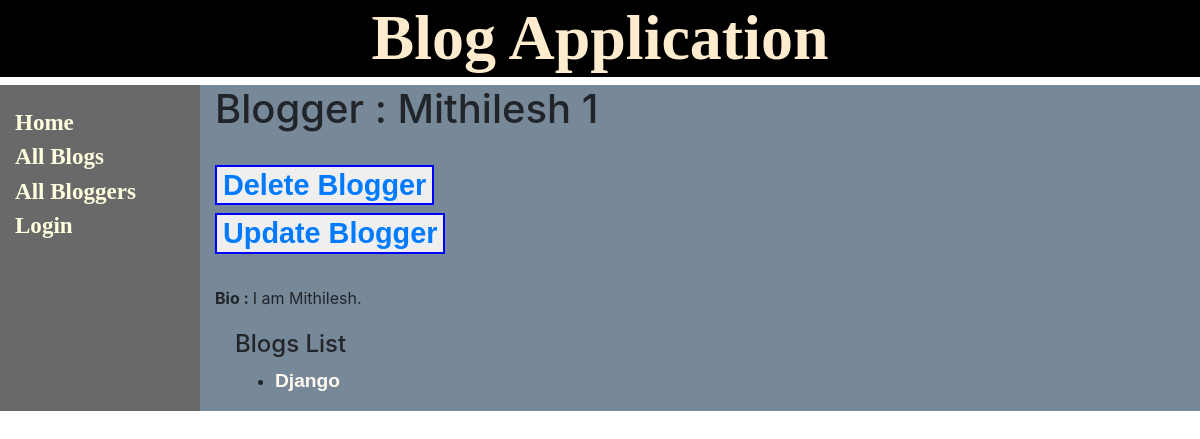
The page /blog/bloggers/1 on the database its author committed.
### blog/models.py (models this page shows, shortened)
class Blogger(models.Model):
    name = models.CharField(max_length=200, null=False, blank=False)
    bio = models.CharField(max_length=500, null=False, blank=False)

class Blog(models.Model):
    title = models.CharField(max_length=200, null=False, blank=False)
    post_date = models.DateField(null=False, blank=False)
    blogger = models.ForeignKey('Blogger', on_delete=models.SET_NULL, null=True)
    description = models.CharField(max_length=500, null=False, blank=False)
    def get_absolute_url(self):
        return reverse('blog-detail', args=[str(self.id)])

### blog/views.py (the view)
# urls.py: path('bloggers/<int:pk>', views.BloggerDetailView.as_view(), name='blogger-detail'),
class BloggerDetailView(generic.DetailView):
    model = Blogger

### blog/templates/blog/blogger_detail.html
{% extends "base_generic.html" %}
{% block content %}
  <h1>Blogger : {{ blogger.name }}</h1>
<br>
  <h4><button class="mybutton"><a href="{% url 'blogger-delete' blogger.id %}">Delete Blogger</a></button></h4>
  <h4><button class="mybutton"><a href="{% url 'blogger-update' blogger.id %}">Update Blogger</a></button></h4>
  <br>
  <p><strong>Bio : </strong>{{ blogger.bio }}</p>
  <div style="margin-left:20px;margin-top:20px">
    <h4>Blogs List</h4>
    {% if blogger.blog_set.all %}
      <ul>
    {% for blog in blogger.blog_set.all %}
      <li>
        <a class="mylist-ele" href="{{ blog.get_absolute_url }}">{{ blog.title }}</a>
      </li>
    {% endfor %}
      </ul>
       {% else %}
       <p>No blogs by this blogger</p>
       {% endif %}
  </div>
{% endblock %}

### blog/static/css/styles.css (style rules this page uses)
a { text-decoration: none !important; }
.mybutton { font-family: sans-serif; font-weight: bolder; font-size: larger; color: lightyellow; text-decoration: none; border: 2px solid blue; }
.mylist-ele { font-family: sans-serif; font-weight: bolder; font-size: larger; color:floralwhite; }

### rows shown on the page
Blogger: name "Mithilesh 1", bio "I am Mithilesh."
Blog: title "Django"
